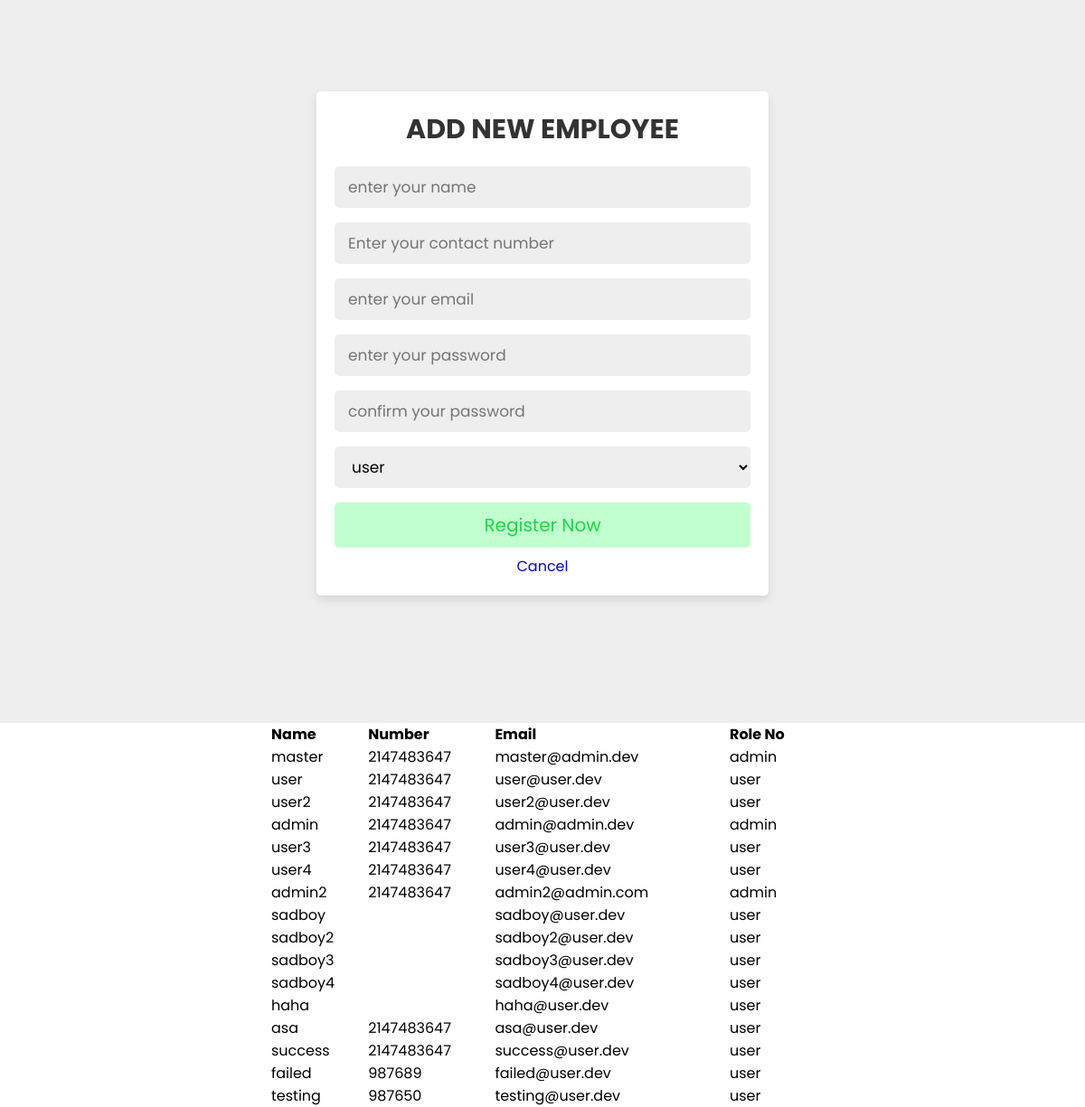
/old/register_form.php (signed in), run on the app's committed database.
### tables this page shows
CREATE TABLE `user_form` (
  `id` int(255) NOT NULL,
  `name` varchar(255) NOT NULL,
  `contactNumber` int(255) DEFAULT NULL,
  `email` varchar(255) NOT NULL,
  `password` varchar(255) NOT NULL,
  `user_type` varchar(255) NOT NULL DEFAULT 'user'
);

### old/register_form.php (the view, shortened to what this page needs)
<?php
@include 'config.php';
?>
<!DOCTYPE html>
<html lang="en">
<head>
   <link rel="stylesheet" href="css/style.css">
</head>
<body>
<div class="form-container">
   <form action="" method="post">
      <h3>Add new employee</h3>
      <input type="text" name="name" required placeholder="enter your name">
      <input type="text" name="number" required placeholder="Enter your contact number"
            maxlength="15" pattern="^\d*(\.\d{0,2})?$">
      <input type="email" name="email" pattern="[a-zA-Z0-9._%+-]+@[a-zA-Z0-9.-]+\.[a-zA-Z]{2,4}$"
            maxlength="100" required placeholder="enter your email">
      <input type="password" name="password" required placeholder="enter your password">
      <input type="password" name="cpassword" required placeholder="confirm your password">
      <select name="user_type">
         <option value="user">user</option>
      </select>
      <input type="submit" name="submit" value="register now" class="form-btn">
      <a href="admin_page.php" class="btn">Cancel</a>
   </form>
</div>
<?php
        $select = " SELECT * FROM user_form ";
        $result = mysqli_query($conn, $select);
    ?>
    <table  style="width: 50%; border-collapse: collapse; text-align: left; margin: auto;">
        <tr>
            <th>Name</th>
            <th>Number</th>
            <th>Email</th>
            <th>Role No</th>
        </tr>
    <?php
        if (mysqli_num_rows($result) > 0) {
        $sn=1;
        while($data = mysqli_fetch_assoc($result)) {
    ?>
        <tr>
            <td><?php echo $data['name']; ?> </td>
            <td><?php echo $data['contactNumber']; ?> </td>
            <td><?php echo $data['email']; ?> </td>
            <td><?php echo $data['user_type']; ?> </td>
        <tr>
    <?php
        $sn++;}} else { ?>
        <tr>
            <td>No data found</td>
        </tr>
    <?php } ?>
    </table>
</body>
</html>

### old/css/style.css (style rules this page uses)
* { font-family: 'Poppins', sans-serif; margin:0; padding:0; box-sizing: border-box; outline: none; border:none; text-decoration: none; }
.form-container { min-height: 100vh; display: flex; align-items: center; justify-content: center; padding:20px; padding-bottom: 60px; background: #eee; }
.form-container form { padding:20px; border-radius: 5px; box-shadow: 0 5px 10px rgba(0,0,0,.1); background: #fff; text-align: center; width: 500px; }
.form-container form h3 { font-size: 30px; text-transform: uppercase; margin-bottom: 10px; color:#333; }
.form-container form input, .form-container form select { width: 100%; padding:10px 15px; font-size: 17px; margin:8px 0; background: #eee; border-radius: 5px; }
.form-container form select option { background: #fff; }
.form-container form .form-btn { background: rgb(193, 255, 207); color:rgb(20, 220, 63); text-transform: capitalize; font-size: 20px; cursor: pointer; }

### data on the page
user_form: name "master", contactNumber "2147483647", email "master@admin.dev", user_type "admin"
user_form: name "user", contactNumber "2147483647", email "user@user.dev", user_type "user"
user_form: name "user2", contactNumber "2147483647", email "user2@user.dev", user_type "user"
user_form: name "admin", contactNumber "2147483647", email "admin@admin.dev", user_type "admin"
user_form: name "user3", contactNumber "2147483647", email "user3@user.dev", user_type "user"
user_form: name "user4", contactNumber "2147483647", email "user4@user.dev", user_type "user"
user_form: name "admin2", contactNumber "2147483647", email "admin2@admin.com", user_type "admin"
user_form: name "sadboy", email "sadboy@user.dev", user_type "user"
user_form: name "sadboy2", email "sadboy2@user.dev", user_type "user"
user_form: name "sadboy3", email "sadboy3@user.dev", user_type "user"
user_form: name "sadboy4", email "sadboy4@user.dev", user_type "user"
user_form: name "haha", email "haha@user.dev", user_type "user"
user_form: name "asa", contactNumber "2147483647", email "asa@user.dev", user_type "user"
user_form: name "success", contactNumber "2147483647", email "success@user.dev", user_type "user"
user_form: name "failed", contactNumber "987689", email "failed@user.dev", user_type "user"
user_form: name "testing", contactNumber "987650", email "testing@user.dev", user_type "user"
